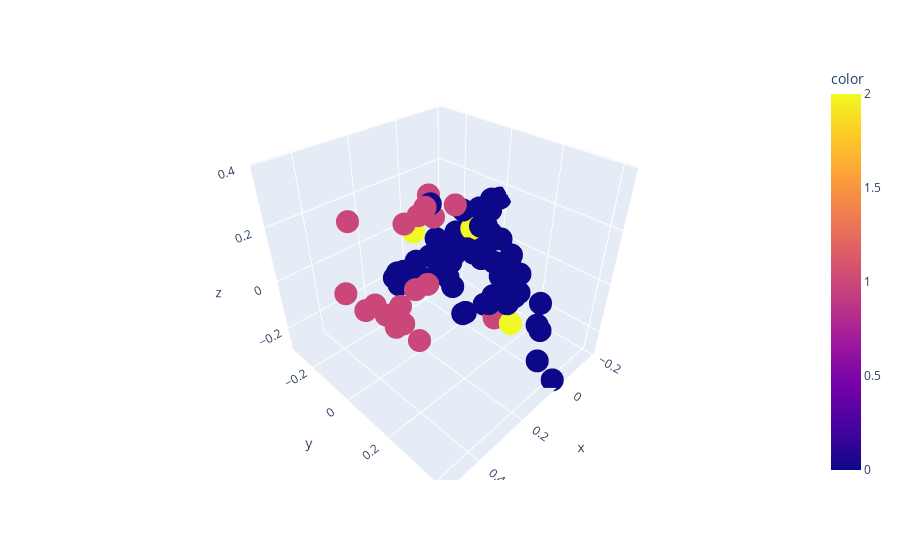

Source (notebook cell):
### Code cell
px.scatter_3d(x=pca[:,0],y=pca[:,1],z=pca[:,2],color=vader['Overall Sentiment'].values)

### Figure 1 — Plotly figure (JSON) as saved in the notebook; plotly's stock layout.template omitted (floating-point values rounded to 4 significant figures; data arrays with more than 128 entries replaced by an {"elided": "..."} marker saying what was removed)
{"data": [{"hovertemplate": "x=%{x}<br>y=%{y}<br>z=%{z}<br>color=%{marker.color}<extra></extra>", "legendgroup": "", "marker": {"color": {"elided": "500 int values"}, "coloraxis": "coloraxis", "symbol": "circle"}, "mode": "markers", "name": "", "scene": "scene", "showlegend": false, "type": "scatter3d", "x": {"elided": "500 float values"}, "y": {"elided": "500 float values"}, "z": {"elided": "500 float values"}}], "layout": {"coloraxis": {"colorbar": {"title": {"text": "color"}}, "colorscale": [[0, "#0d0887"], [0.1111, "#46039f"], [0.2222, "#7201a8"], [0.3333, "#9c179e"], [0.4444, "#bd3786"], [0.5556, "#d8576b"], [0.6667, "#ed7953"], [0.7778, "#fb9f3a"], [0.8889, "#fdca26"], [1, "#f0f921"]]}, "legend": {"tracegroupgap": 0}, "margin": {"t": 60}, "scene": {"domain": {"x": [0, 1], "y": [0, 1]}, "xaxis": {"title": {"text": "x"}}, "yaxis": {"title": {"text": "y"}}, "zaxis": {"title": {"text": "z"}}}}}
